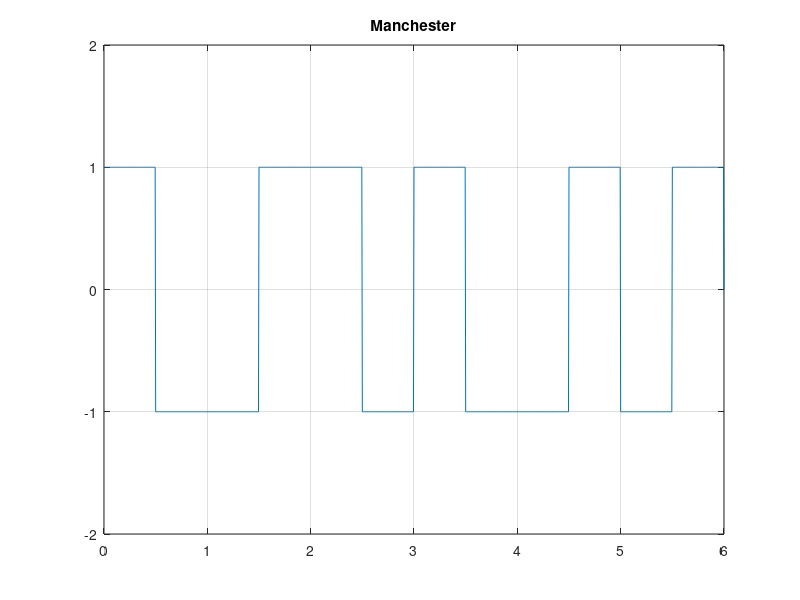

MATLAB code for this plot:
clc;
clear;
bits=[0 1 0 0 1 1];
sampleSize=100;
bitRate=1;
totalBit=length(bits);
totalSampleSize=2*sampleSize*totalBit;
totaSampleTime=(totalBit/bitRate);
dTime=totaSampleTime/totalSampleSize;
t=0:dTime:totaSampleTime;
y=zeros(1,length(t));
    for i=0:1:(totalBit-1);
        if bits(i+1)==1
            y(i*2*sampleSize+1 : (2*i+1)*sampleSize)=-1; %first
            y((i*2+1)*sampleSize+1 : (2*i+2)*sampleSize)=1; %second
        else
            y(i*2*sampleSize+1 : (2*i+1)*sampleSize)=1;%first
            y((2*i+1)*sampleSize+1 : (2*i+2)*sampleSize)=-1; %second
        end;
    end;
     plot(t,y);
     axis([0 t(end) -2 2]);
     grid on;
     title('Manchester');
     
     %dicoding
     
     x=0;
     for i=1:200:length(y)-1
       if y(i)==1
         x=x+1;
         ans_bit(x)=0;
        else
         x=x+1;
         ans_bit(x)=1;
       end
       
     end
     
     disp(ans_bit);
     
